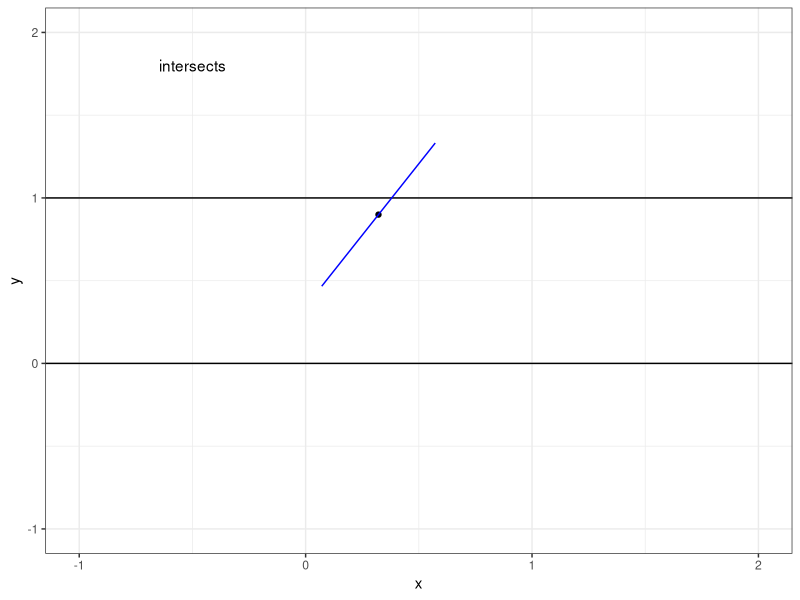

Recreate this plot in R.
library(tidyverse)
library(ggplot2)

options(repr.plot.width=4, repr.plot.height=4)
run_rod_experiment <- function() {
    x <- runif(1)
    y <- runif(1)
    theta <- pi * runif(1)
    dx = .5 * cos(theta)
    dy = .5 * sin(theta)
    df = tibble(xend = x + dx, x = x - dx , yend = y + dy, y = y - dy)
    label <- "doesn't intersect"
    if (between(1, y - abs(dy), y + abs(dy)) | 
        between(0, y - abs(dy), y + abs(dy))) label <- "intersects"
    ggplot(df) + 
    geom_hline(yintercept = 0) + 
    geom_hline(yintercept = 1) + 
    geom_point(x=x, y=y) +
    geom_segment(aes(x=x, xend=xend, y=y, yend=yend), color="blue") +
    theme_bw() + annotate(geom="text", x=-.5, y=1.8, label=label) +
    coord_cartesian(ylim=c(-1, 2), xlim=c(-1, 2))
}
run_rod_experiment()